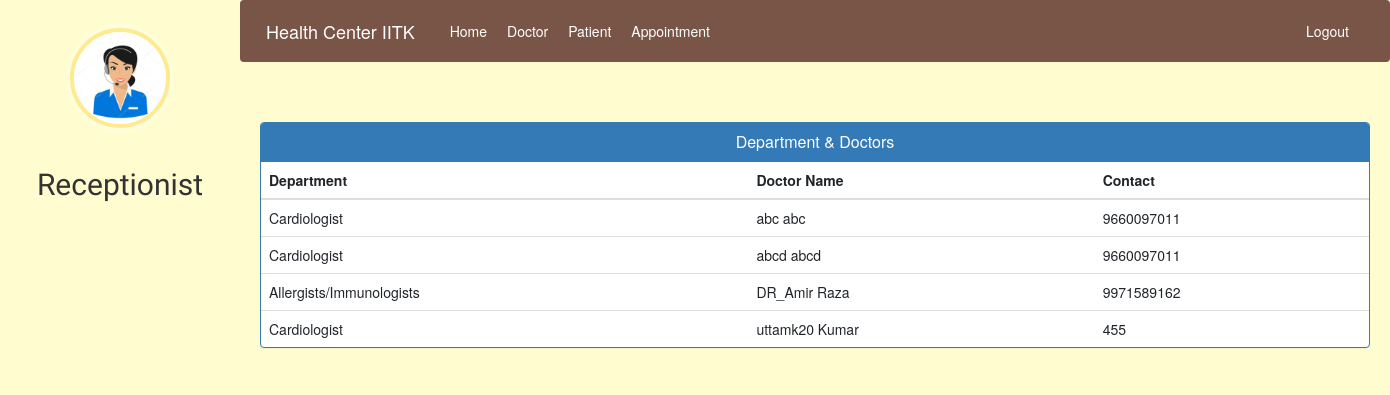
Page /admin-view-doctor-specialisation (signed in) on the committed database.
### hospital/models.py (models this page shows, shortened)
class Doctor(models.Model):
    user = models.OneToOneField(User, on_delete=models.CASCADE)
    profile_pic = models.ImageField(
        upload_to='profile_pic/DoctorProfilePic/', null=True, blank=True)
    address = models.CharField(max_length=40)
    mobile = models.CharField(max_length=20, null=True)
    department = models.CharField(
        max_length=50, choices=departments, default='Cardiologist')
    status = models.BooleanField(default=False)
    @property
    def get_name(self):
        return self.user.first_name+" "+self.user.last_name

### hospital/views.py (the view)
# urls.py: path('admin-view-doctor-specialisation', views.admin_view_doctor_specialisation_view,
@login_required(login_url='adminlogin')
@user_passes_test(is_admin)
def admin_view_doctor_specialisation_view(request):
    doctors = models.Doctor.objects.all().filter(status=True)
    return render(request, 'hospital/admin_view_doctor_specialisation.html', {'doctors': doctors})

### hospital/views.py (called while the page is built)
def is_admin(user):
    return user.groups.filter(name='ADMIN').exists()

### templates/hospital/admin_view_doctor_Specialisation.html (shortened to what this page needs)
{% extends 'hospital/admin_base.html' %}
{% block content %}
<head>
  <link href="//netdna.bootstrapcdn.com/bootstrap/3.0.0/css/bootstrap.min.css" rel="stylesheet" id="bootstrap-css">
</head>
<div class="container">
  <div class="panel panel-primary">
    <div class="panel-heading">
      <h6 class="panel-title">Department & Doctors</h6>
    </div>
    <table class="table table-hover" id="dev-table">
      <thead>
        <tr>
          <th>Department</th>
          <th>Doctor Name</th>
          <th>Contact</th>
        </tr>
      </thead>
      {% for d in doctors %}
      <tr>
        <td>{{d.department}}</td>
        <td> {{d.get_name}}</td>
        <td>{{d.mobile}}</td>
      </tr>
      {% endfor %}
    </table>
  </div>
</div>
{% endblock content %}

### static/style.css (style rules this page uses)
body { padding-left: 240px; }

### templates/hospital/admin_base.html (style rules this page uses)
body { background-color: rgb(255, 253, 208); font-family: 'Work Sans', sans-serif; }

### templates/hospital/admin_view_doctor_Specialisation.html (style rules this page uses)
h6 { text-align: center; }

### rows in the picture
Doctor: department "Cardiologist", get_name "abc abc", mobile "9660097011"
Doctor: department "Cardiologist", get_name "abcd abcd", mobile "9660097011"
Doctor: department "Allergists/Immunologists", get_name "DR_Amir Raza", mobile "9971589162"
Doctor: department "Cardiologist", get_name "uttamk20 Kumar", mobile "455"
